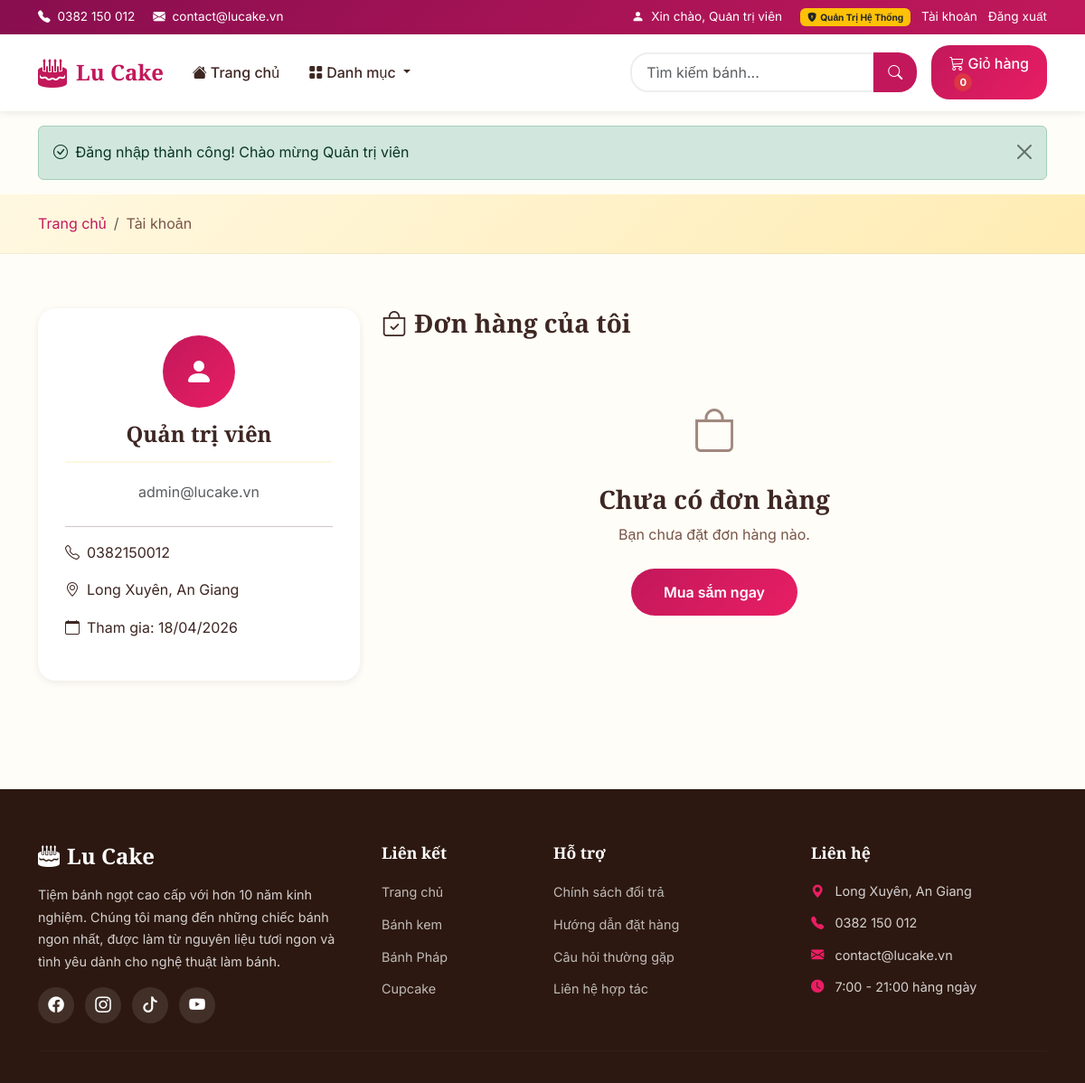
The app's page /tai-khoan.php (signed in) with its own data.
### tables this page shows
CREATE TABLE nguoi_dung (
    id INT AUTO_INCREMENT PRIMARY KEY,
    ho_ten VARCHAR(255) NOT NULL,
    email VARCHAR(191) UNIQUE NOT NULL,
    dien_thoai VARCHAR(20),
    mat_khau VARCHAR(255) NOT NULL,
    dia_chi TEXT,
    vai_tro ENUM('user','admin') DEFAULT 'user',
    ngay_tao TIMESTAMP DEFAULT CURRENT_TIMESTAMP
);

### tai-khoan.php (the view, shortened to what this page needs)
<?php
require_once 'config/database.php';
require_once 'includes/functions.php';
$sql = "SELECT * FROM nguoi_dung WHERE id = ?";
$stmt = $conn->prepare($sql);
$stmt->bind_param("i", $_SESSION['nguoi_dung_id']);
$stmt->execute();
$user = $stmt->get_result()->fetch_assoc();
$sqlDH = "SELECT * FROM don_hang WHERE nguoi_dung_id = ? ORDER BY ngay_tao DESC";
$stmtDH = $conn->prepare($sqlDH);
$stmtDH->bind_param("i", $_SESSION['nguoi_dung_id']);
$stmtDH->execute();
$dsDonHang = $stmtDH->get_result();
require_once 'includes/header.php';
?>
<section class="breadcrumb-section">
    <div class="container">
        <nav aria-label="breadcrumb">
            <ol class="breadcrumb">
                <li class="breadcrumb-item"><a href="index.php">Trang chủ</a></li>
                <li class="breadcrumb-item active">Tài khoản</li>
            </ol>
        </nav>
    </div>
</section>
<section class="page-section">
    <div class="container">
        <div class="row g-4">
            <div class="col-lg-4">
                <div class="cart-summary" style="position:static;">
                    <div class="text-center mb-4">
                        <div style="width:80px;height:80px;border-radius:50%;background:linear-gradient(135deg,var(--primary),var(--primary-light));display:flex;align-items:center;justify-content:center;margin:0 auto 15px;font-size:2rem;color:white;">
                            <i class="bi bi-person-fill"></i>
                        </div>
                        <h4><?php echo $user['ho_ten']; ?></h4>
                        <p class="text-muted mb-0"><?php echo $user['email']; ?></p>
                    </div>
                    <hr>
                    <p><i class="bi bi-telephone me-2"></i><?php echo $user['dien_thoai'] ?: 'Chưa cập nhật'; ?></p>
                    <p><i class="bi bi-geo-alt me-2"></i><?php echo $user['dia_chi'] ?: 'Chưa cập nhật'; ?></p>
                    <p><i class="bi bi-calendar me-2"></i>Tham gia: <?php echo date('d/m/Y', strtotime($user['ngay_tao'])); ?></p>
                </div>
            </div>
            <div class="col-lg-8">
                <h3 class="mb-4"><i class="bi bi-bag-check me-2"></i>Đơn hàng của tôi</h3>
                <?php if ($dsDonHang->num_rows > 0): ?>
                    <div class="table-responsive">
                        <table class="table" style="background:white; border-radius:var(--radius-md); overflow:hidden; box-shadow:var(--shadow-sm);">
                            <thead style="background:linear-gradient(135deg, var(--primary-dark), var(--primary)); color:white;">
                                <tr>
                                    <th>Mã ĐH</th>
                                    <th>Ngày đặt</th>
                                    <th>Tổng tiền</th>
                                    <th>Trạng thái</th>
                                </tr>
                            </thead>
                            <tbody>
                                <?php while ($dh = $dsDonHang->fetch_assoc()): ?>
                                    <tr>
                                        <td><strong>#<?php echo $dh['id']; ?></strong></td>
                                        <td><?php echo date('d/m/Y H:i', strtotime($dh['ngay_tao'])); ?></td>
                                        <td class="fw-bold" style="color:var(--primary);"><?php echo formatGia($dh['tong_tien']); ?></td>
                                        <td>
                                            <span class="badge bg-<?php echo classTrangThai($dh['trang_thai']); ?>">
                                                <?php echo tenTrangThai($dh['trang_thai']); ?>
                                            </span>
                                        </td>
                                    </tr>
                                <?php endwhile; ?>
                            </tbody>
                        </table>
                    </div>
                <?php else: ?>
                    <div class="empty-state" style="padding:40px;">
                        <div class="empty-icon" style="font-size:3rem;"><i class="bi bi-bag"></i></div>
                        <h3>Chưa có đơn hàng</h3>
                        <p>Bạn chưa đặt đơn hàng nào.</p>
                        <a href="danh-muc.php" class="btn btn-primary-custom">Mua sắm ngay</a>
                    </div>
                <?php endif; ?>
            </div>
        </div>
    </div>
</section>
<?php require_once 'includes/footer.php'; ?>

### assets/css/bien-co-so.css (style rules this page uses)
:root { --primary: #C2185B; --primary-light: #E91E63; --primary-dark: #880E4F; --secondary: #FF8F00; --secondary-light: #FFB300; --accent: #4E342E; --cream: #FFF8E1; --cream-dark: #FFECB3; --bg-light: #FFFDF7; --bg-dark: #2C1810; --text-dark: #3E2723; --text-muted: #795548; --text-light: #A1887F; --white: #FFFFFF; --shadow-sm: 0 2px 8px rgba(0,0,0,0.08); --shadow-md: 0 4px 16px rgba(0,0,0,0.12); --shadow-lg: 0 8px 32px rgba(0,0,0,0.16); --radius-sm: 8px; --radius-md: 12px; --radius-lg: 20px; --radius-xl: 28px; --transition: all 0.3s cubic-bezier(0.4, 0, 0.2, 1); }
* { margin: 0; padding: 0; box-sizing: border-box; }
body { font-family: 'Inter', sans-serif; background-color: var(--bg-light); color: var(--text-dark); line-height: 1.6; }
h1, h2, h3, h4, h5, h6 { font-family: 'Playfair Display', serif; font-weight: 600; }
a { text-decoration: none; transition: var(--transition); }

### assets/css/bo-cuc.css (style rules this page uses)
.breadcrumb-section { background: linear-gradient(135deg, var(--cream), var(--cream-dark)); padding: 20px 0; border-bottom: 1px solid rgba(0,0,0,0.05); }
.breadcrumb-section .breadcrumb { margin: 0; background: none; }
.breadcrumb-section .breadcrumb-item a { color: var(--primary); }
.breadcrumb-section .breadcrumb-item.active { color: var(--text-muted); }
.page-section { padding: 60px 0; }

### assets/css/san-pham.css (style rules this page uses)
.btn-primary-custom { background: linear-gradient(135deg, var(--primary), var(--primary-light)); color: var(--white); border: none; padding: 14px 36px; border-radius: var(--radius-xl); font-weight: 600; font-size: 1rem; transition: var(--transition); cursor: pointer; }

### assets/css/gio-hang.css (style rules this page uses)
.cart-summary { background: var(--white); border-radius: var(--radius-lg); box-shadow: var(--shadow-sm); padding: 30px; }
.cart-summary h4 { margin-bottom: 20px; padding-bottom: 15px; border-bottom: 2px solid var(--cream); }

### assets/css/thanh-phan.css (style rules this page uses)
.empty-state { text-align: center; padding: 60px 20px; }
.empty-state .empty-icon { font-size: 5rem; color: var(--text-light); margin-bottom: 20px; }
.empty-state h3 { color: var(--text-dark); margin-bottom: 10px; }
.empty-state p { color: var(--text-muted); margin-bottom: 24px; }

### records on screen
nguoi_dung: ho_ten "Quản trị viên", email "admin@lucake.vn", dien_thoai "0382150012", dia_chi "Long Xuyên, An Giang", ngay_tao "18/04/2026"

### other values on screen
$_SESSION['ho_ten'] "Quản trị viên"
demGioHang() "0"
$noiDung "Đăng nhập thành công! Chào mừng Quản trị viên"
